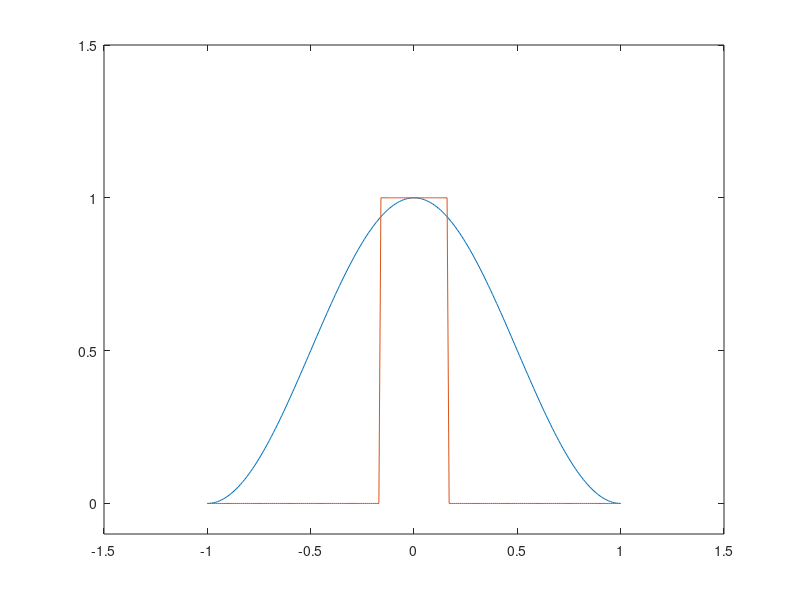

The MATLAB source for this figure:
clear
clc

t = -1:0.01:1;
a = 0.5*cos(pi.*t)+0.5;
width = 1/6;
threshold = 0.5*cos(pi*width)+0.5;
sqr_wave = a > threshold;
figure
plot(t,a)
hold on
plot(t, sqr_wave)
xlim([-1.5, 1.5])
ylim([-0.1, 1.5])